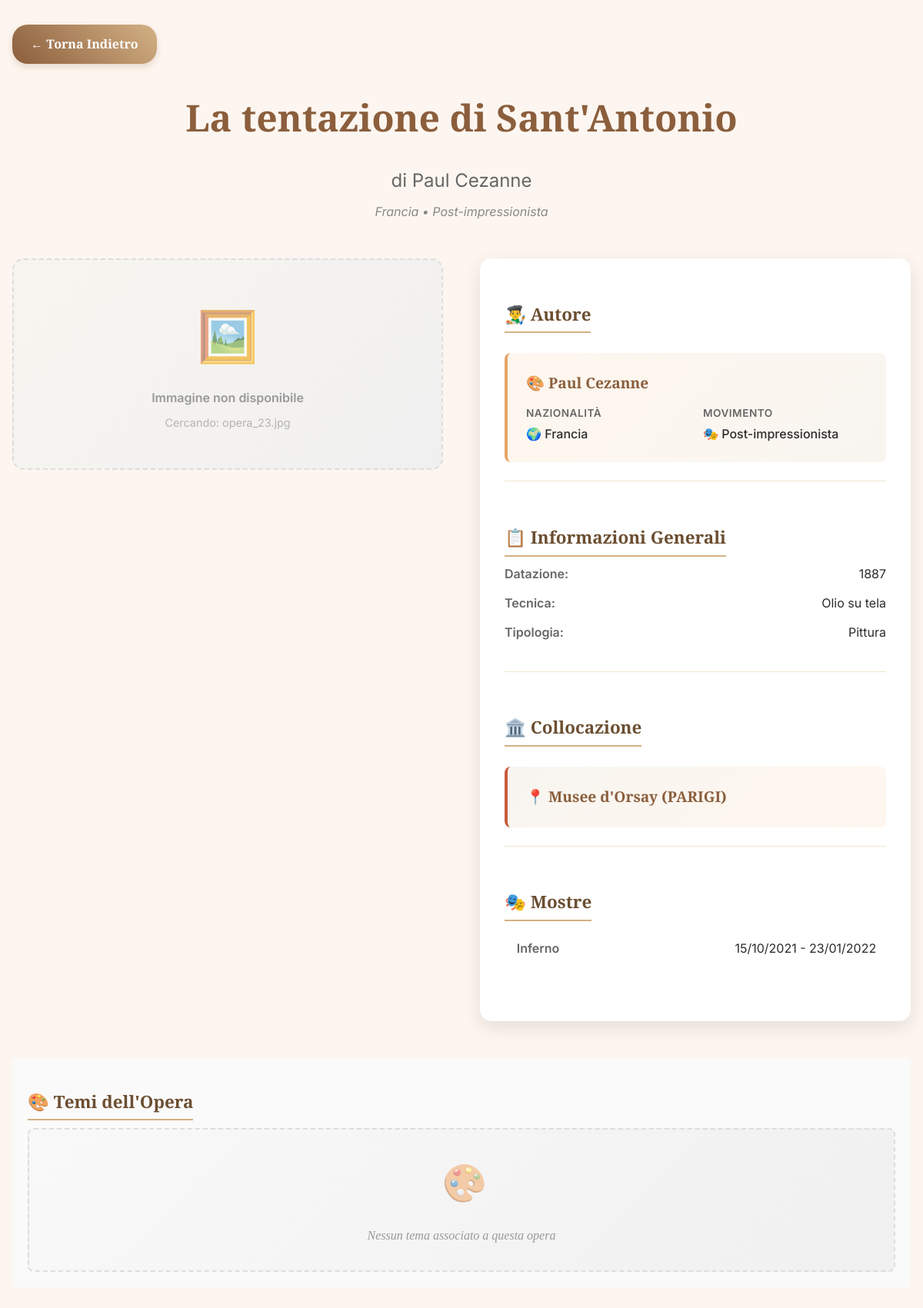
/artwork.php?id=23, run on the app's committed database.
### tables this page shows
CREATE TABLE IF NOT EXISTS `opera` (
  `id` int NOT NULL AUTO_INCREMENT,
  `titolo` varchar(100) NOT NULL,
  `id_collocazione` varchar(100) NOT NULL,
  `datazione` varchar(20) NOT NULL,
  `id_autore` int NOT NULL,
  `id_tipologia` int NOT NULL,
  `id_tecnica` int NOT NULL,
  PRIMARY KEY (`id`),
  KEY `id_autore` (`id_autore`),
  KEY `id_tipologia` (`id_tipologia`),
  KEY `id_tecnica` (`id_tecnica`),
  KEY `collocazione` (`id_collocazione`)
);

CREATE TABLE IF NOT EXISTS `autore` (
  `id` int NOT NULL AUTO_INCREMENT,
  `nome` varchar(20) NOT NULL,
  `cognome` varchar(30) NOT NULL,
  `movimento` varchar(50) NOT NULL,
  `nazionalita` varchar(20) NOT NULL,
  PRIMARY KEY (`id`)
);

CREATE TABLE IF NOT EXISTS `tecnica` (
  `id` int NOT NULL AUTO_INCREMENT,
  `nome` varchar(100) NOT NULL,
  PRIMARY KEY (`id`)
);

CREATE TABLE IF NOT EXISTS `tipologia` (
  `id` int NOT NULL AUTO_INCREMENT,
  `categoria` varchar(10) NOT NULL,
  PRIMARY KEY (`id`)
);

CREATE TABLE IF NOT EXISTS `collocazione` (
  `id` int NOT NULL AUTO_INCREMENT,
  `nome` varchar(100) NOT NULL,
  PRIMARY KEY (`id`)
);

CREATE TABLE IF NOT EXISTS `mostra` (
  `id` int NOT NULL AUTO_INCREMENT,
  `titolo` varchar(100) NOT NULL,
  `data_inizio` date NOT NULL,
  `data_fine` date NOT NULL,
  `curatore` varchar(150) NOT NULL,
  `sede` varchar(200) NOT NULL,
  PRIMARY KEY (`id`)
);

### artwork.php (the view, shortened to what this page needs)
<?php
$conn = new mysqli('localhost', 'root', '', 'mostre');
$opera_id = isset($_GET['id']) ? intval($_GET['id']) : 0;
$opera = null;
if ($opera_id > 0) {
    $sql = "
        SELECT
            o.*,
            a.nome as autore_nome,
            a.cognome as autore_cognome,
            a.movimento as autore_movimento,
            a.nazionalita as autore_nazionalita,
            tip.categoria as tipologia_nome,
            tec.nome as tecnica_nome,
            col.nome as collocazione_nome
        FROM opera o
        LEFT JOIN autore a ON o.id_autore = a.id
        LEFT JOIN tipologia tip ON o.id_tipologia = tip.id
        LEFT JOIN tecnica tec ON o.id_tecnica = tec.id
        LEFT JOIN collocazione col ON o.id_collocazione = col.id
        WHERE o.id = ?
    ";
    $stmt = $conn->prepare($sql);
    $stmt->bind_param("i", $opera_id);
    $stmt->execute();
    $result = $stmt->get_result();
    if ($result->num_rows > 0) {
        $opera = $result->fetch_assoc();
    }
}
$temi = [];
?>
<!DOCTYPE html>
<html lang="it">
<head>
</head>
<body>
<div class="container">
    <a href="javascript:history.back()" class="back-button">← Torna Indietro</a>
    <div class="opera-header">
        <h1 class="opera-title"><?php echo htmlspecialchars($opera['titolo']); ?></h1>
        <?php if ($opera['autore_nome'] && $opera['autore_cognome']): ?>
            <p class="opera-author">
                di <?php echo htmlspecialchars($opera['autore_nome'] . ' ' . $opera['autore_cognome']); ?>
            </p>
            <div class="author-details">
                <?php
                $author_details = [];
                if ($opera['autore_nazionalita']) $author_details[] = $opera['autore_nazionalita'];
                if ($opera['autore_movimento']) $author_details[] = $opera['autore_movimento'];
                if (!empty($author_details)) {
                    echo implode(' • ', $author_details);
                }
                ?>
            </div>
        <?php endif; ?>
    </div>
    <div class="opera-content">
        <div class="opera-image">
            <?php
            $image_found = false;
            if (!$image_found) {
                echo '<div class="no-image">';
                echo '<div style="font-weight:600; margin-bottom:0.5rem;">Immagine non disponibile</div>';
                echo '<div style="font-size:0.9rem; opacity:0.7;">Cercando: opera_' . $opera['id'] . '.jpg</div>';
                echo '</div>';
            }
            ?>
        </div>
        <div class="opera-details">
            <?php if ($opera['autore_nome'] && $opera['autore_cognome']): ?>
            <div class="detail-section">
                <h3 class="detail-title">👨‍🎨 Autore</h3>
                <a href="autore.php?id=<?php echo $opera['id_autore']; ?>" class="author-link">
                    <div class="author-highlight">
                        <div class="author-name">
                            🎨 <?php echo htmlspecialchars($opera['autore_nome'] . ' ' . $opera['autore_cognome']); ?>
                        </div>
                        <div class="author-info">
                            <?php if ($opera['autore_nazionalita']): ?>
                            <div class="author-info-item">
                                <span class="author-info-label">Nazionalità</span>
                                <span class="author-info-value">🌍 <?php echo htmlspecialchars($opera['autore_nazionalita']); ?></span>
                            </div>
                            <?php endif; ?>
                            <?php if ($opera['autore_movimento']): ?>
                            <div class="author-info-item">
                                <span class="author-info-label">Movimento</span>
                                <span class="author-info-value">🎭 <?php echo htmlspecialchars($opera['autore_movimento']); ?></span>
                            </div>
                            <?php endif; ?>
                        </div>
                    </div>
                </a>
            </div>
            <?php endif; ?>
            <div class="detail-section">
                <h3 class="detail-title">📋 Informazioni Generali</h3>
                <?php if (isset($opera['datazione']) && !empty(trim($opera['datazione']))): ?>
                <div class="detail-item">
                    <span class="detail-label">Datazione:</span>
                    <span class="detail-value"><?php echo htmlspecialchars($opera['datazione']); ?></span>
                </div>
                <?php endif; ?>
                <?php if (isset($opera['tecnica_nome']) && $opera['tecnica_nome']): ?>
                <div class="detail-item">
                    <span class="detail-label">Tecnica:</span>
                    <span class="detail-value"><?php echo htmlspecialchars($opera['tecnica_nome']); ?></span>
                </div>
                <?php endif; ?>
                <?php if (isset($opera['tipologia_nome']) && $opera['tipologia_nome']): ?>
                <div class="detail-item">
                    <span class="detail-label">Tipologia:</span>
                    <span class="detail-value"><?php echo htmlspecialchars($opera['tipologia_nome']); ?></span>
                </div>
                <?php endif; ?>
            </div>
            <div class="detail-section">
                <h3 class="detail-title">🏛️ Collocazione</h3>
                <?php if (isset($opera['collocazione_nome']) && !empty(trim($opera['collocazione_nome']))): ?>
                    <div class="location-highlight">
                        <div class="location-name">
                            📍 <?php echo htmlspecialchars($opera['collocazione_nome']); ?>
                        </div>
                    </div>
                <?php else: ?>
                    <div class="no-location">
                        <div>Informazioni sulla collocazione non disponibili</div>
                    </div>
                <?php endif; ?>
            </div>
            <?php
            $mostre_sql = "
                SELECT m.id, m.titolo, m.data_inizio, m.data_fine
                FROM mostra m
                JOIN esposizione e ON m.id = e.id_mostra
                WHERE e.id_opera = ?
                ORDER BY m.data_inizio DESC
            ";
            $stmt_mostre = $conn->prepare($mostre_sql);
            $stmt_mostre->bind_param("i", $opera_id);
            $stmt_mostre->execute();
            $result_mostre = $stmt_mostre->get_result();
            if ($result_mostre->num_rows > 0): ?>
            <div class="detail-section">
                <h3 class="detail-title">🎭 Mostre</h3>
                <?php while ($mostra = $result_mostre->fetch_assoc()): ?>
                    <a href="mostra.php?id=<?php echo $mostra['id']; ?>" class="mostra-link">
                        <div class="detail-item mostra-item">
                            <span class="detail-label">
                                <?php echo htmlspecialchars($mostra['titolo']); ?>
                            </span>
                            <span class="detail-value">
                                <?php echo date('d/m/Y', strtotime($mostra['data_inizio'])); ?> -
                                <?php echo date('d/m/Y', strtotime($mostra['data_fine'])); ?>
                            </span>
                        </div>
                    </a>
                <?php endwhile; ?>
            </div>
            <?php endif;
            ?>
        </div>
    </div>
<div class="temi-section">
    <h2 class="detail-title">🎨 Temi dell'Opera</h2>
    <?php if (!empty($temi)): ?>
        <div class="tags-container">
            <?php foreach ($temi as $tema): ?>
                <span class="tema-tag">
                    <?php echo htmlspecialchars($tema['nome']); ?>
                </span>
            <?php endforeach; ?>
        </div>
    <?php else: ?>
        <div class="no-temi">
            Nessun tema associato a questa opera
        </div>
    <?php endif; ?>
</div>
</div>
</body>
</html>

### artwork.php (style rules this page uses)
body { margin: 0; background-color: #fdf6f0; font-family: 'Playfair Display', serif; line-height: 1.6; }
.container { max-width: 1200px; margin: 0 auto; padding: 2rem 1rem; }
.back-button { display: inline-flex; align-items: center; gap: 0.5rem; background: linear-gradient(45deg, #8b5e3c, #d4b185); color: white; padding: 0.8rem 1.5rem; text-decoration: none; position: relative; overflow: hidden; border-radius: 20px; font-weight: 600; margin right: 10px; transition: all 0.3s ease; font-family: 'Playfair Display', serif; box-shadow: 0 4px 10px rgba(139, 94, 60, 0.2); }
.opera-header { text-align: center; margin-bottom: 3rem; }
.opera-title { font-size: 3rem; color: #8b5e3c; margin-bottom: 0.5rem; font-weight: 700; }
.opera-author { font-size: 1.5rem; color: #666; font-family: 'Inter', sans-serif; font-weight: 400; margin-bottom: 0.5rem; }
.author-details { font-size: 1rem; color: #888; font-family: 'Inter', sans-serif; font-style: italic; }
.opera-content { display: grid; grid-template-columns: 1fr 1fr; gap: 3rem; margin-bottom: 3rem; }
.opera-image { text-align: center; }
.no-image { background: linear-gradient(135deg, #f8f5f0, #f0f0f0); padding: 3rem 2rem; border-radius: 15px; color: #999; text-align: center; font-family: 'Inter', sans-serif; border: 2px dashed #ddd; }
.no-image::before { content: "🖼️"; font-size: 4rem; display: block; margin-bottom: 1rem; opacity: 0.6; }
.opera-details { background: white; padding: 2rem; border-radius: 15px; box-shadow: 0 8px 25px rgba(0,0,0,0.1); }
.detail-section { margin-bottom: 2rem; padding-bottom: 1.5rem; border-bottom: 1px solid #f0e6d2; }
.detail-section:last-child { border-bottom: none; margin-bottom: 0; }
.detail-title { font-size: 1.3rem; color: #8b5e3c; margin-bottom: 1rem; font-weight: 600; display: flex; align-items: center; gap: 0.5rem; }
.detail-item { display: flex; justify-content: space-between; margin-bottom: 0.8rem; font-family: 'Inter', sans-serif; }
.detail-label { font-weight: 600; color: #666; }
.detail-value { color: #2c2c2c; text-align: right; max-width: 60%; }
.author-highlight { background: linear-gradient(135deg, #fff7ef, #f8f5f0); border-left: 4px solid #e4a567; padding: 1.5rem; border-radius: 8px; margin-top: 1rem; }
.author-name { font-size: 1.2rem; font-weight: 600; color: #8b5e3c; margin-bottom: 0.8rem; display: flex; align-items: center; gap: 0.5rem; }
.author-info { display: grid; grid-template-columns: 1fr 1fr; gap: 1rem; font-family: 'Inter', sans-serif; }
.author-info-item { display: flex; flex-direction: column; gap: 0.2rem; }
.author-info-label { font-size: 0.85rem; color: #666; font-weight: 600; text-transform: uppercase; letter-spacing: 0.5px; }
.author-info-value { color: #2c2c2c; font-weight: 500; }
.location-highlight { background: linear-gradient(135deg, #f8f5f0, #fff7ef); border-left: 4px solid #c75b3c; padding: 1.5rem; border-radius: 8px; margin-top: 1rem; }
.location-name { font-size: 1.2rem; font-weight: 600; color: #8b5e3c; display: flex; align-items: center; gap: 0.5rem; }
.temi-section { margin: 30px 0; padding: 20px; background: #fafafa; border-radius: 4px; }
.detail-title { font-family: 'Playfair Display', serif; font-size: 1.4rem; color: #6b4e31; border-bottom: 2px solid #d4b185; display: inline-block; padding-bottom: 5px; margin-bottom: 10px; }
.no-temi { text-align: center; color: #999; font-style: italic; padding: 2rem; background: linear-gradient(135deg, #f9f9f9, #f0f0f0); border-radius: 8px; border: 2px dashed #ddd; }
.no-temi::before { content: "🎨"; font-size: 3rem; display: block; margin-bottom: 1rem; opacity: 0.5; }
.author-link { text-decoration: none; color: inherit; display: block; transition: all 0.3s ease; }
.mostra-link { text-decoration: none; color: inherit; display: block; transition: all 0.3s ease; border-radius: 8px; margin-bottom: 0.5rem; }
.mostra-item { padding: 0.8rem; border-radius: 8px; border-left: 3px solid transparent; transition: all 0.3s ease; }
.author-link, .mostra-link { cursor: pointer; }

### data on the page
opera: titolo "La tentazione di Sant'Antonio", id_autore.cognome "Paul Cezanne", id "23", id_autore.nazionalita "Francia", id_autore.movimento "Post-impressionista", datazione "1887", id_tecnica.nome "Olio su tela", id_tipologia.categoria "Pittura", id_collocazione.nome "Musee d'Orsay (PARIGI)"
mostra: titolo "Inferno", data_inizio "15/10/2021", data_fine "23/01/2022"

### other printed values
implode(' • ', $author_details) "Francia • Post-impressionista"
